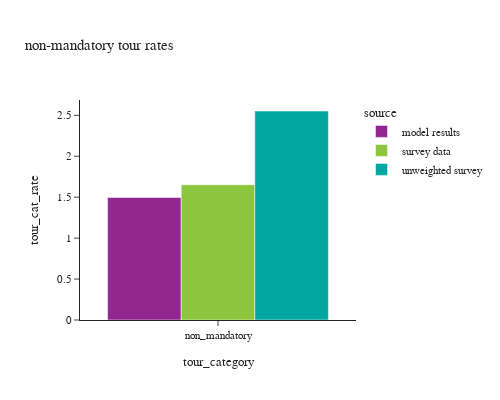

Notebook source saved alongside this figure:
### Markdown cell above
## non-mandatory tours per person

### Code cell
df_plot = non_m_tour_data.\
    groupby(['source','tour_category'])[['tour_weight']].sum().reset_index(). \
    merge(df_person_count, how='left', on='source')
df_plot['tour_cat_rate'] = df_plot['tour_weight']/df_plot['person_weight']

fig = px.bar(df_plot, x="tour_category", y="tour_cat_rate", color="source",barmode="group",
             title="non-mandatory tour rates")
fig.update_layout(height=400, width=500, font=dict(size=11))
fig.show()

### Figure 1 — Plotly figure (JSON) as saved in the notebook; plotly's stock layout.template omitted (floating-point values rounded to 4 significant figures)
{"data": [{"alignmentgroup": "True", "hovertemplate": "source=model results<br>tour_category=%{x}<br>tour_cat_rate=%{y}<extra></extra>", "legendgroup": "model results", "marker": {"color": "#91268F", "pattern": {"shape": ""}}, "name": "model results", "offsetgroup": "model results", "orientation": "v", "showlegend": true, "textposition": "auto", "type": "bar", "x": ["non_mandatory"], "xaxis": "x", "y": [1.496], "yaxis": "y"}, {"alignmentgroup": "True", "hovertemplate": "source=survey data<br>tour_category=%{x}<br>tour_cat_rate=%{y}<extra></extra>", "legendgroup": "survey data", "marker": {"color": "#8CC63E", "pattern": {"shape": ""}}, "name": "survey data", "offsetgroup": "survey data", "orientation": "v", "showlegend": true, "textposition": "auto", "type": "bar", "x": ["non_mandatory"], "xaxis": "x", "y": [1.652], "yaxis": "y"}, {"alignmentgroup": "True", "hovertemplate": "source=unweighted survey<br>tour_category=%{x}<br>tour_cat_rate=%{y}<extra></extra>", "legendgroup": "unweighted survey", "marker": {"color": "#00A7A0", "pattern": {"shape": ""}}, "name": "unweighted survey", "offsetgroup": "unweighted survey", "orientation": "v", "showlegend": true, "textposition": "auto", "type": "bar", "x": ["non_mandatory"], "xaxis": "x", "y": [2.553], "yaxis": "y"}], "layout": {"barmode": "group", "font": {"size": 11}, "height": 400, "legend": {"title": {"text": "source"}, "tracegroupgap": 0}, "title": {"text": "non-mandatory tour rates"}, "width": 500, "xaxis": {"anchor": "y", "domain": [0.0, 1.0], "title": {"text": "tour_category"}}, "yaxis": {"anchor": "x", "domain": [0.0, 1.0], "title": {"text": "tour_cat_rate"}}}}
